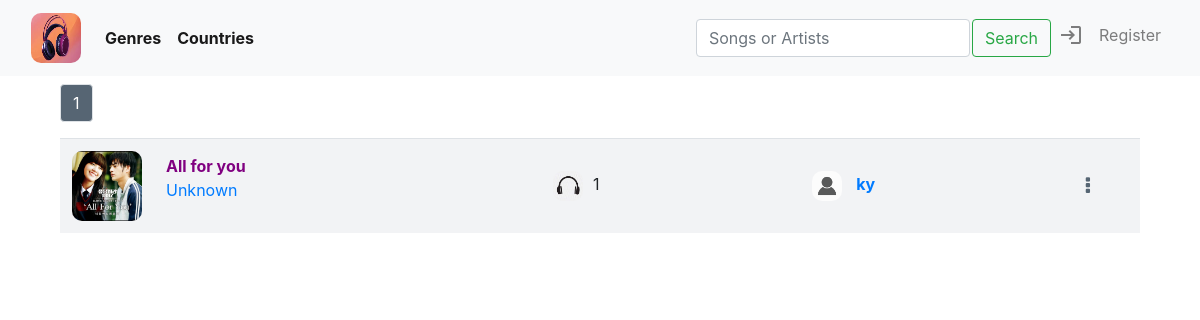
The app's page /, older data.
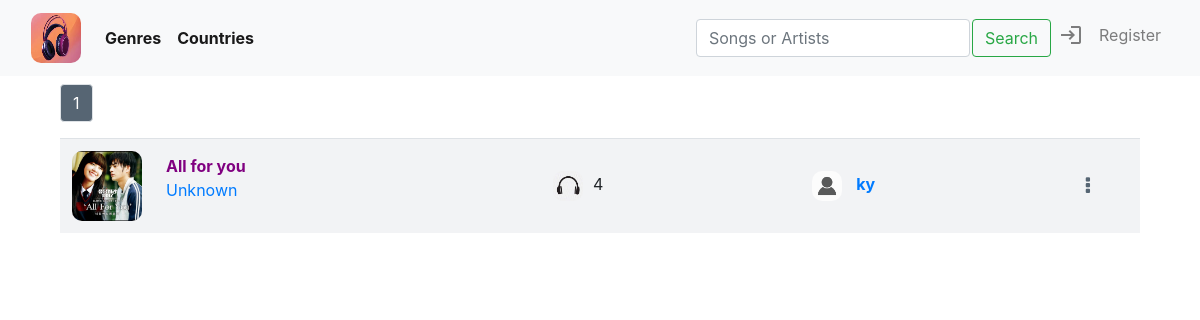
The same page, newer data.
### music/models.py (models this page shows, shortened)
class Song(models.Model):
    uploader = models.ForeignKey(User, on_delete=models.CASCADE, related_name="uploader")
    title = models.CharField(max_length=64, blank=False, db_column="title")
    _artists = models.CharField(max_length=64, blank=True, db_column="artists")
    _country = models.CharField(max_length=64, blank=True, db_column="country")
    _genre = models.CharField(max_length=64, blank=True, db_column="genre")
    date = models.DateTimeField(db_column="date")
    views = models.IntegerField(default=0, db_column="views")
    photo = models.ImageField(upload_to='images', blank=True, default=None)
    audio = models.FileField(upload_to='songs', blank=False, default=None)
    @property
    def artists(self):
        return self._artists
    @artists.setter
    def artists(self, artists):
        if not artists:
            self._artists = "Unknown"
        else:
            self._artists = artists
    @property
    def genre(self):
        return self._genre
    @genre.setter
    def genre(self, genre):
        if not genre or genre.lower() not in ["pop", "dance", "rock", "jazz", "traditional", "soundtrack"]:
            self._genre = "Others"
        else:
            self._genre = genre
    @property
    def country(self):
        return self._country
    @country.setter
    def country(self, country):
        if not country or country.lower() not in ["us - uk", "korea", "japan", "china", "vietnam"]:
            self._country = "Others"
        else:
            self._country = country

class User(AbstractUser):
    pass

### music/views.py (the view)
# urls.py: path("", views.list, name="list"),
def list(request):
    tracks = Song.objects.all().order_by("date").reverse()
    pages, lists = pagination(tracks, 10)
    playlists, new_playlist_index = private_playlists(request)
    return render(request, "music/list.html", {
        "index": "index",
        "tracks": tracks,
        "pages": pages,
        "lists": lists,
        "playlists": playlists,
        "new_playlist_index": new_playlist_index
    })

### music/views.py (called while the page is built)
def pagination(tracks, number):
    pages = []
    list = []
    lists = []
    p = Paginator(tracks, number)
    for i in range(p.num_pages):
        page = p.page(i + 1)
        pages.append(page)
        list.append(i + 1)
    l = Paginator(list, 5)
    for i in range(l.num_pages):
        lists.append(l.page(i + 1))
    return pages, lists

def private_playlists(request):
    if request.user.is_authenticated:
        playlists = Playlist.objects.filter(user=request.user)
        new_playlist_index = len(playlists) + 1
    else:
        playlists = None
        new_playlist_index = 1
    return playlists, new_playlist_index

### music/templates/music/list.html (shortened to what the changed rows need)
{% extends "music/layout.html" %}
{% load static %}
{% block body %}
    <div id="list-page">
        <div id="tracks-list" class="tracks-list">
            {% for page in pages %}
                <div class="paginator" id="page-{{ page.number }}">
                    <table class="table">
                        {% for track in page.object_list %}
                            <tr class="track-bar" id="track-{{ track.id }}" data-id="{{ track.id }}" data-page_number="{{ page.number }}" style="cursor: pointer;">
                                <td class="track-onclick" data-id="{{ track.id }}" class="track-infomation" id="track-photo">
                                    <div class="photo-div">
                                        {% if track.photo %}
                                            <img src="/music/media/{{ track.photo }}">
                                        {% else %}
                                            <img src="/static/music/media/music.jpg">
                                        {% endif %}
                                    </div>
                                </td>
                                <td class="track-onclick" data-id="{{ track.id }}" class="track-infomation" id="track-title-artists">
                                    <div id="title"><strong style="color: purple;">{{ track.title }}</strong></div>
                                    <div id="artists">
                                        <a href="{% url 'artists' track.artists %}"><p style="white-space: nowrap; text-overflow: ellipsis;">{{ track.artists }}</p></a>
                                    </div>
                                </td>
                                <td class="track-onclick" data-id="{{ track.id }}" class="track-infomation" id="track-views">
                                    <div class="hide">
                                        <img style="width: 30px; height: 30px; margin-right: 10px;" src="{% static 'music/media/headphone.jpg' %}">
                                        <span id="views-of-track-{{ track.id }}">{{ track.views }}</span>
                                    </div>
                                </td>
                                <td class="track-onclick" class="hide" data-id="{{ track.id }}" class="track-infomation" style="width: 300px;" id="track-uploader">
                                    <div>
                                        <img style="width: 30px; height: 30px; margin-right: 10px;" src="{% static 'music/media/person.png' %}">
                                        <a href="{% url 'library' track.uploader.id %}">
                                            <strong style="white-space: nowrap; text-overflow: ellipsis;">{{ track.uploader }}</strong>
                                        </a>
                                    </div>
                                </td>
                                <td class="track-infomation" id="track-download">
                                    <a style="font-size: 20px; color: #566573;" href="#" data-uploader_id="{{ track.uploader.id }}" data-track_id="{{ track.id }}" data-audio="{{ track.audio }}" onclick="showAddingTable(this)">
                                        <i id="dot-icon" class="fa fa-ellipsis-v" aria-hidden="true"></i>
                                    </a>
                                </td>
                            </tr>
                        {% endfor %}
                    </table>
                </div>
            {% endfor %}
        </div>
    </div>
{% endblock %}

Row changes from the older to the newer data that the page shows:
changed Song "All for you": views "1" → "4"
